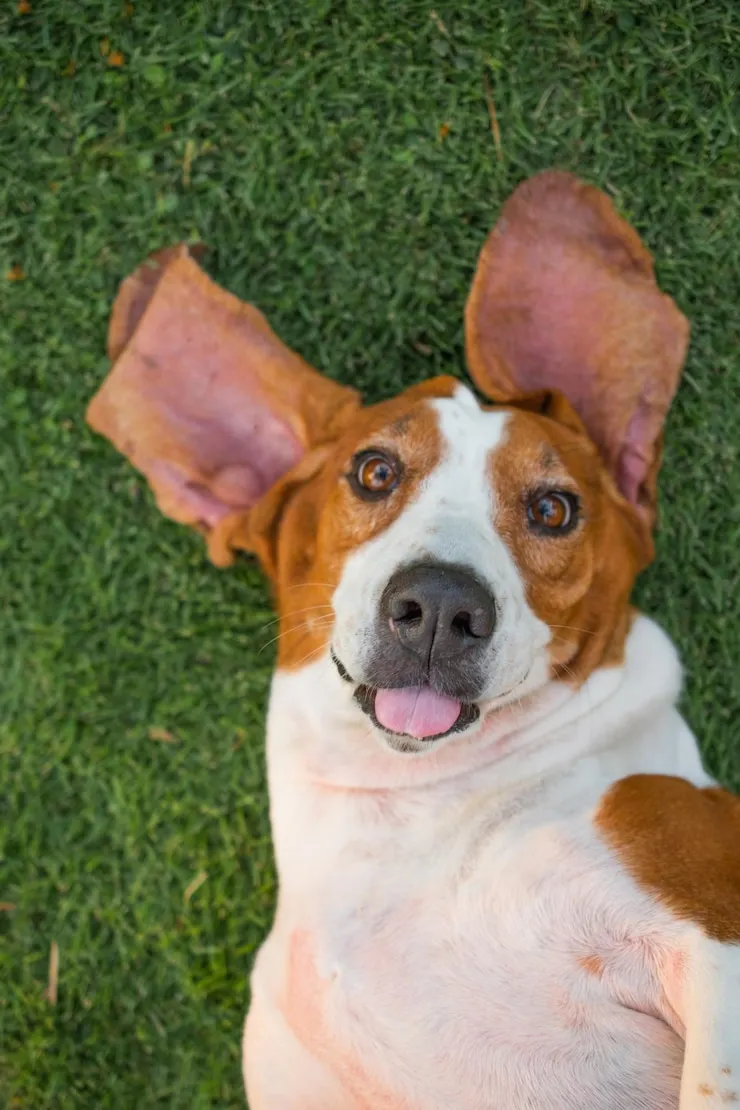
#> input picture Tema_4.2/Sources/Perro.png, 740 x 1110 px, found by its file name
$ python RotacionCentral.py
#> lines starting #> are read from the running program, lines starting #| are printed output that depends on the picture
import cv2

# Cargamos la imagen
img = cv2.imread("Tema_4.2/Sources/Perro.png")
#> img is the input picture: shape (1110, 740, 3); mean B, G, R 86, 116.5, 119.4

# Redimensionamos la imagen a la mitad
alto, ancho = img.shape[:2]
#> alto = 1110; ancho = 740
img_reducida = cv2.resize(img, (ancho // 2, alto // 2))

# Obtenemos las dimensiones de la imagen reducida
alto_r, ancho_r = img_reducida.shape[:2]
#> alto_r = 555; ancho_r = 370

# Definimos el centro de la parte superior
centro = (ancho_r // 2, 0)
#> centro = (185, 0)

# Definimos la matriz de rotación (90° antihorario desde el centro superior)
M = cv2.getRotationMatrix2D(centro, 90, 1)

# Aplicamos la rotación
img_rotada = cv2.warpAffine(img_reducida, M, (ancho_r, alto_r))
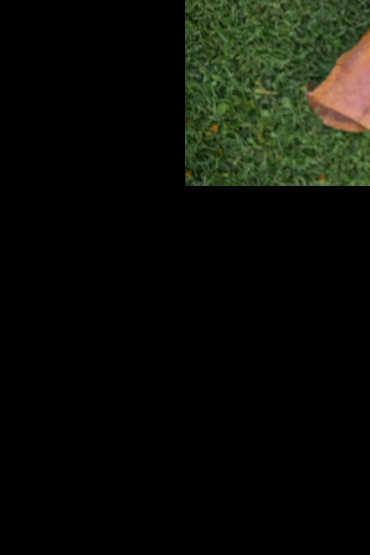
#> img_rotada: shape (555, 370, 3); mean B, G, R 8, 14.4, 12

# Guardamos la imagen rotada
cv2.imwrite("imagen_rotada.jpg", img_rotada)

# Mostramos las imágenes
cv2.imshow("Imagen reducida original", img_reducida)
cv2.imshow("Imagen rotada 90 grados", img_rotada)

# Esperamos a que el usuario presione una tecla para cerrar las ventanas
cv2.waitKey(0)
cv2.destroyAllWindows()
